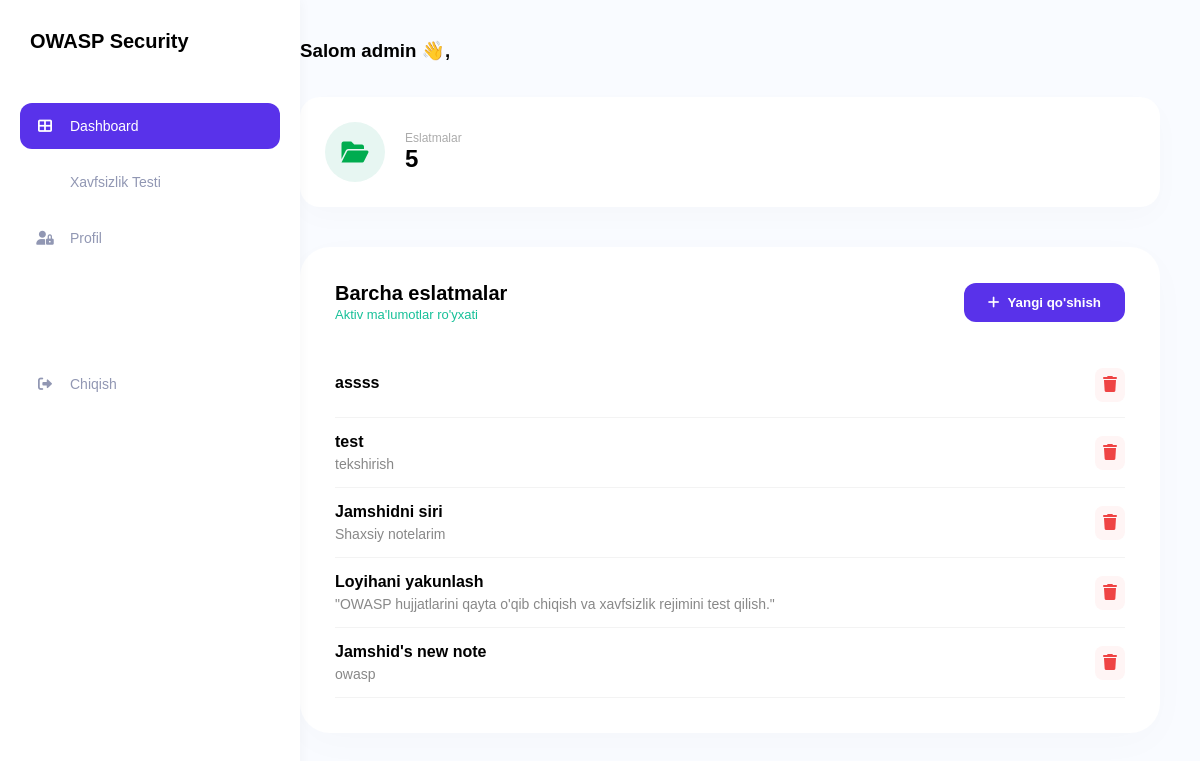
The app's page /dashboard/ (signed in) with its own data.
### notes/models.py (models this page shows, shortened)
class Note(models.Model):
    user = models.ForeignKey(SiteUser, on_delete=models.CASCADE)
    title = models.CharField(max_length=100)
    content = models.TextField()
    created_at = models.DateTimeField(auto_now_add=True)

### notes/views.py (the view)
# urls.py: path('dashboard/', views.dashboard, name='dashboard'),
def dashboard(request):
    user_id = request.session.get('user_id')
    if not user_id:
        return redirect('login')
    security_mode = request.session.get('security_mode', False)
    if not security_mode:
        notes = Note.objects.all().order_by('-created_at')
    else:
        notes = Note.objects.filter(user_id=user_id).order_by('-created_at')
    return render(request, 'notes/dashboard.html', {
        'notes': notes,
        'username': request.session.get('username'),
        'security_mode': security_mode,
        'notes_count': notes.count() # Dashboarddagi statistika uchun
    })

### notes/templates/notes/dashboard.html (shortened to what this page needs)
<!DOCTYPE html>
<html lang="uz">
<head>
    <link href="https://cdnjs.cloudflare.com/ajax/libs/font-awesome/6.0.0/css/all.min.css" rel="stylesheet">
</head>
<body>
    <div class="sidebar">
        <div class="logo"> OWASP Security</div>
        <a href="/dashboard/" class="nav-item {% if request.path == '/dashboard/' %}active{% endif %}">
            <i class="fas fa-th-large"></i> Dashboard
        </a>
        <a href="{% url 'security_test_page' %}" class="nav-item {% if 'security-test' in request.path %}active{% endif %}">
             Xavfsizlik Testi
        </a>
        <a href="/dashboard/" class="nav-item">
            <i class="fas fa-user-lock"></i> Profil
        </a>
        <a href="/login/" class="nav-item" style="margin-top: 100px;">
            <i class="fas fa-right-from-bracket"></i> Chiqish
        </a>
    </div>
    <div class="main-content">
        {% block content %}
        <div class="top-header">
            <h3 style="margin: 0;">Salom {{ username|default:"Foydalanuvchi" }} 👋,</h3>
        </div>
        <div class="stats-grid">
            <div class="stat-card">
                <div class="stat-icon"><i class="fas fa-folder-open"></i></div>
                <div>
                    <div style="color: #acacac; font-size: 12px;">Eslatmalar</div>
                    <div style="font-size: 24px; font-weight: bold;">{{ notes.count }}</div>
                </div>
            </div>
        </div>
        <div class="notes-container">
            <div class="notes-header">
                <div>
                    <h2 style="margin: 0; font-size: 20px;">Barcha eslatmalar</h2>
                    <span style="color: #16c098; font-size: 13px;">Aktiv ma'lumotlar ro'yxati</span>
                </div>
                <button class="btn-add" onclick="document.getElementById('noteModal').style.display='flex'">
                    <i class="fas fa-plus"></i> Yangi qo'shish
                </button>
            </div>
            <div class="notes-list">
                {% for note in notes %}
                <div style="border-bottom: 1px solid #f3f3f3; padding: 15px 0; display: flex; justify-content: space-between; align-items: center;">
                    <div>
                        <h4 style="margin:0;">{{ note.title }}</h4>
                        <p style="margin:5px 0 0; color:#888; font-size:14px;">
                            {% if security_mode %}
                                {{ note.content }}
                            {% else %}
                                {{ note.content|safe }}
                            {% endif %}
                        </p>
                    </div>
                    <a href="{% url 'delete_note' note.id %}" style="color:#ef4444; background:#fff5f5; padding:8px; border-radius:8px;">
                        <i class="fas fa-trash"></i>
                    </a>
                </div>
                {% empty %}
                <div style="text-align: center; padding: 40px; color: #ccc;">
                    <i class="fas fa-inbox" style="font-size: 40px;"></i>
                    <p>Ma'lumot topilmadi</p>
                </div>
                {% endfor %}
            </div>
        </div>
        {% endblock %}
    </div>
</body>
</html>

### notes/templates/notes/dashboard.html (style rules this page uses)
:root { --primary: #5932ea; --bg-color: #f9fbff; --sidebar-width: 260px; }
body { margin: 0; font-family: 'Poppins', sans-serif; background-color: var(--bg-color); display: flex; }
.sidebar { width: var(--sidebar-width); background: white; height: 100vh; padding: 30px 20px; position: fixed; box-shadow: 2px 0 10px rgba(0,0,0,0.03); z-index: 1000; }
.logo { font-size: 20px; font-weight: bold; margin-bottom: 50px; display: flex; align-items: center; color: #000; }
.nav-item { padding: 15px; border-radius: 12px; margin-bottom: 10px; cursor: pointer; color: #9197b3; transition: 0.3s; display: flex; align-items: center; text-decoration: none; font-size: 14px; }
.nav-item.active { background: var(--primary); color: white; }
.nav-item i { margin-right: 15px; width: 20px; text-align: center; }
.main-content { margin-left: var(--sidebar-width); width: calc(100% - var(--sidebar-width)); padding: 40px; min-height: 100vh; }
.top-header { display: flex; justify-content: space-between; align-items: center; margin-bottom: 35px; }
.stats-grid { display: grid; grid-template-columns: repeat(auto-fit, minmax(240px, 1fr)); gap: 30px; margin-bottom: 40px; }
.stat-card { background: white; padding: 25px; border-radius: 20px; display: flex; align-items: center; box-shadow: 0 10px 30px rgba(0,0,0,0.02); }
.stat-icon { width: 60px; height: 60px; border-radius: 50%; display: flex; align-items: center; justify-content: center; font-size: 24px; margin-right: 20px; background: #e7f6f2; color: #00ac4f; }
.notes-container { background: white; padding: 35px; border-radius: 30px; box-shadow: 0 10px 40px rgba(0,0,0,0.02); }
.notes-header { display: flex; justify-content: space-between; align-items: center; margin-bottom: 30px; }
.btn-add { background: var(--primary); color: white; border: none; padding: 12px 24px; border-radius: 12px; cursor: pointer; font-weight: 600; transition: 0.3s; display: flex; align-items: center; gap: 8px; }

### records on screen
Note: title "assss"
Note: title "test", content "tekshirish"
Note: title "Jamshidni siri", content "Shaxsiy notelarim"
Note: title "Loyihani yakunlash", content "\"OWASP hujjatlarini qayta o'qib chiqish va xavfsizlik rejimini test qilish.\""
Note: title "Jamshid's new note", content "owasp"

### other values on screen
{{ username|default:"Foydalanuvchi" }} "admin"
{{ notes.count }} "5"
